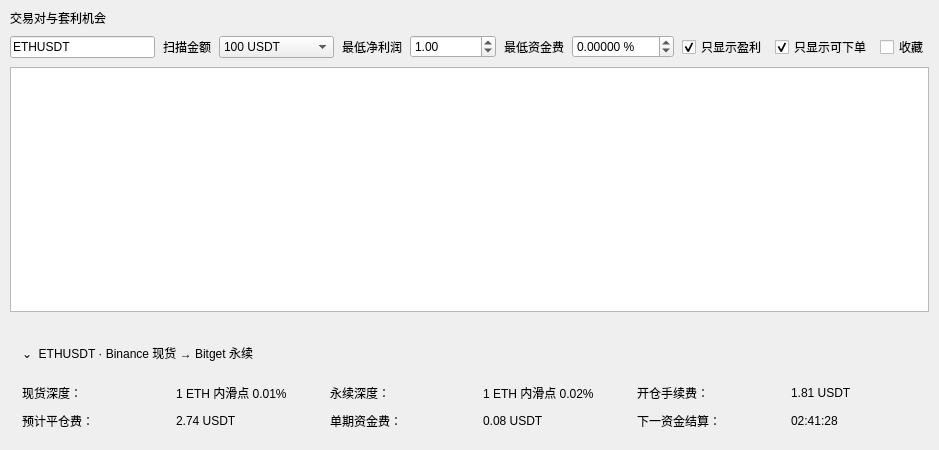
       <widget class="QFrame" name="opportunityPanel">
        <property name="minimumSize">
         <size>
          <width>680</width>
          <height>430</height>
         </size>
        </property>
        <layout class="QVBoxLayout" name="opportunityPanelLayout">
         <property name="spacing">
          <number>8</number>
         </property>
         <property name="leftMargin">
          <number>10</number>
         </property>
         <property name="topMargin">
          <number>9</number>
         </property>
         <property name="rightMargin">
          <number>10</number>
         </property>
         <property name="bottomMargin">
          <number>10</number>
         </property>
         <item>
          <widget class="QLabel" name="opportunityPanelTitleLabel">
           <property name="text">
            <string>交易对与套利机会</string>
           </property>
           <property name="title" stdset="0">
            <bool>true</bool>
           </property>
          </widget>
         </item>
         <item>
          <widget class="QFrame" name="opportunityFilterFrame">
           <property name="frameShape">
            <enum>QFrame::NoFrame</enum>
           </property>
           <layout class="QHBoxLayout" name="opportunityFilterLayout">
            <property name="spacing">
             <number>8</number>
            </property>
            <property name="leftMargin">
             <number>0</number>
            </property>
            <property name="topMargin">
             <number>0</number>
            </property>
            <property name="rightMargin">
             <number>0</number>
            </property>
            <property name="bottomMargin">
             <number>0</number>
            </property>
            <item>
             <widget class="QLineEdit" name="symbolSearchLineEdit">
              <property name="minimumSize">
               <size>
                <width>145</width>
                <height>0</height>
               </size>
              </property>
              <property name="placeholderText">
               <string>搜索交易对</string>
              </property>
              <property name="text">
               <string>ETHUSDT</string>
              </property>
             </widget>
            </item>
            <item>
             <widget class="QLabel" name="scanAmountCaptionLabel">
              <property name="text">
               <string>扫描金额</string>
              </property>
              <property name="muted" stdset="0">
               <bool>true</bool>
              </property>
             </widget>
            </item>
            <item>
             <widget class="QComboBox" name="scanAmountComboBox">
              <property name="minimumSize">
               <size>
                <width>115</width>
                <height>0</height>
               </size>
              </property>
              <item>
               <property name="text">
                <string>100 USDT</string>
               </property>
              </item>
              <item>
               <property name="text">
                <string>500 USDT</string>
               </property>
              </item>
              <item>
               <property name="text">
                <string>1000 USDT</string>
               </property>
              </item>
              <item>
               <property name="text">
                <string>5000 USDT</string>
               </property>
              </item>
              <item>
               <property name="text">
                <string>10000 USDT</string>
               </property>
              </item>
             </widget>
            </item>
            <item>
             <widget class="QLabel" name="minimumPnlCaptionLabel">
              <property name="text">
               <string>最低净利润</string>
              </property>
              <property name="muted" stdset="0">
               <bool>true</bool>
              </property>
             </widget>
            </item>
            <item>
             <widget class="QDoubleSpinBox" name="minimumPnlDoubleSpinBox">
              <property name="minimumSize">
               <size>
                <width>86</width>
                <height>0</height>
               </size>
              </property>
              <property name="decimals">
               <number>2</number>
              </property>
              <property name="maximum">
               <double>999999.000000000000000</double>
              </property>
              <property name="value">
               <double>1.000000000000000</double>
              </property>
             </widget>
            </item>
            <item>
             <widget class="QLabel" name="minimumFundingCaptionLabel">
              <property name="text">
               <string>最低资金费</string>
              </property>
              <property name="muted" stdset="0">
               <bool>true</bool>
              </property>
             </widget>
            </item>
            <item>
             <widget class="QDoubleSpinBox" name="minimumFundingDoubleSpinBox">
              <property name="minimumSize">
               <size>
                <width>80</width>
                <height>0</height>
               </size>
              </property>
              <property name="decimals">
               <number>5</number>
              </property>
              <property name="minimum">
               <double>-100.000000000000000</double>
              </property>
              <property name="maximum">
               <double>100.000000000000000</double>
              </property>
              <property name="suffix">
               <string> %</string>
              </property>
             </widget>
            </item>
            <item>
             <widget class="QCheckBox" name="profitableOnlyCheckBox">
              <property name="text">
               <string>只显示盈利</string>
              </property>
              <property name="checked">
               <bool>true</bool>
              </property>
             </widget>
            </item>
            <item>
             <widget class="QCheckBox" name="executableOnlyCheckBox">
              <property name="text">
               <string>只显示可下单</string>
              </property>
              <property name="checked">
               <bool>true</bool>
              </property>
             </widget>
            </item>
            <item>
             <widget class="QCheckBox" name="favoritesOnlyCheckBox">
              <property name="text">
               <string>收藏</string>
              </property>
             </widget>
            </item>
           </layout>
          </widget>
         </item>
         <item>
          <widget class="QTableView" name="opportunityTableView">
           <property name="minimumSize">
            <size>
             <width>0</width>
             <height>245</height>
            </size>
           </property>
           <property name="alternatingRowColors">
            <bool>true</bool>
           </property>
           <property name="selectionBehavior">
            <enum>QAbstractItemView::SelectRows</enum>
           </property>
           <property name="selectionMode">
            <enum>QAbstractItemView::SingleSelection</enum>
           </property>
           <property name="sortingEnabled">
            <bool>true</bool>
           </property>
           <property name="wordWrap">
            <bool>false</bool>
           </property>
           <attribute name="horizontalHeaderStretchLastSection">
            <bool>true</bool>
           </attribute>
           <attribute name="verticalHeaderVisible">
            <bool>false</bool>
           </attribute>
          </widget>
         </item>
         <item>
          <widget class="QFrame" name="opportunityDetailFrame">
           <property name="minimumSize">
            <size>
             <width>0</width>
             <height>120</height>
            </size>
           </property>
           <layout class="QVBoxLayout" name="opportunityDetailLayout">
            <property name="spacing">
             <number>8</number>
            </property>
            <property name="leftMargin">
             <number>12</number>
            </property>
            <property name="topMargin">
             <number>10</number>
            </property>
            <property name="rightMargin">
             <number>12</number>
            </property>
            <property name="bottomMargin">
             <number>10</number>
            </property>
            <item>
             <widget class="QLabel" name="selectedOpportunityTitleLabel">
              <property name="text">
               <string>⌄  ETHUSDT · Binance 现货 → Bitget 永续</string>
              </property>
             </widget>
            </item>
            <item>
             <layout class="QGridLayout" name="selectedOpportunityMetricsLayout">
              <property name="horizontalSpacing">
               <number>28</number>
              </property>
              <property name="verticalSpacing">
               <number>10</number>
              </property>
              <item row="0" column="0">
               <widget class="QLabel" name="spotDepthCaptionLabel">
                <property name="text">
                 <string>现货深度：</string>
                </property>
                <property name="muted" stdset="0">
                 <bool>true</bool>
                </property>
               </widget>
              </item>
              <item row="0" column="1">
               <widget class="QLabel" name="spotDepthValueLabel">
                <property name="text">
                 <string>1 ETH 内滑点 0.01%</string>
                </property>
               </widget>
              </item>
              <item row="0" column="2">
               <widget class="QLabel" name="perpDepthCaptionLabel">
                <property name="text">
                 <string>永续深度：</string>
                </property>
                <property name="muted" stdset="0">
                 <bool>true</bool>
                </property>
               </widget>
              </item>
              <item row="0" column="3">
               <widget class="QLabel" name="perpDepthValueLabel">
                <property name="text">
                 <string>1 ETH 内滑点 0.02%</string>
                </property>
               </widget>
              </item>
              <item row="0" column="4">
               <widget class="QLabel" name="entryFeeCaptionLabel">
                <property name="text">
                 <string>开仓手续费：</string>
                </property>
                <property name="muted" stdset="0">
                 <bool>true</bool>
                </property>
               </widget>
              </item>
              <item row="0" column="5">
               <widget class="QLabel" name="entryFeeDetailValueLabel">
                <property name="text">
                 <string>1.81 USDT</string>
                </property>
               </widget>
              </item>
              <item row="1" column="0">
               <widget class="QLabel" name="exitFeeCaptionLabel">
                <property name="text">
                 <string>预计平仓费：</string>
                </property>
                <property name="muted" stdset="0">
                 <bool>true</bool>
                </property>
               </widget>
              </item>
              <item row="1" column="1">
               <widget class="QLabel" name="exitFeeDetailValueLabel">
                <property name="text">
                 <string>2.74 USDT</string>
                </property>
               </widget>
              </item>
              <item row="1" column="2">
               <widget class="QLabel" name="fundingIncomeCaptionLabel">
                <property name="text">
                 <string>单期资金费：</string>
                </property>
                <property name="muted" stdset="0">
                 <bool>true</bool>
                </property>
               </widget>
              </item>
              <item row="1" column="3">
               <widget class="QLabel" name="fundingIncomeDetailValueLabel">
                <property name="text">
                 <string>0.08 USDT</string>
                </property>
               </widget>
              </item>
              <item row="1" column="4">
               <widget class="QLabel" name="nextFundingCaptionLabel">
                <property name="text">
                 <string>下一资金结算：</string>
                </property>
                <property name="muted" stdset="0">
                 <bool>true</bool>
                </property>
               </widget>
              </item>
              <item row="1" column="5">
               <widget class="QLabel" name="nextFundingValueLabel">
                <property name="text">
                 <string>02:41:28</string>
                </property>
               </widget>
              </item>
             </layout>
            </item>
           </layout>
          </widget>
         </item>
        </layout>
       </widget>
